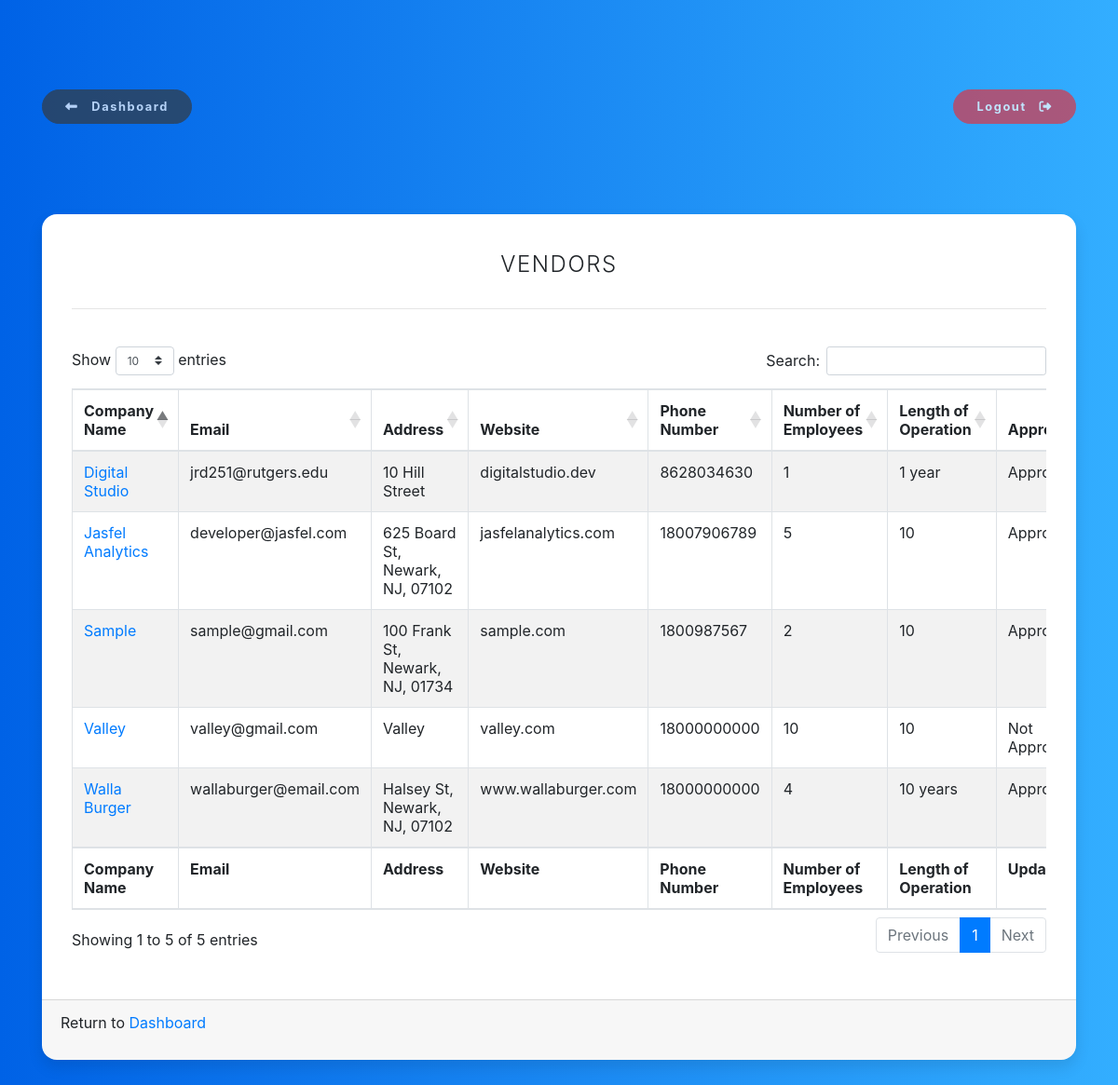
/advanced/, run on the app's committed database.
### users/models.py (models this page shows, shortened)
class User(AbstractBaseUser):
    email = models.EmailField(verbose_name="Email", max_length=60, unique=True)
    date_joined = models.DateTimeField(verbose_name="Date Joined", auto_now_add=True)
    last_login = models.DateTimeField(verbose_name="Last Login", auto_now_add=True)
    is_admin = models.BooleanField(default=False)
    is_active = models.BooleanField(default=True)
    is_staff = models.BooleanField(default=False)
    is_superuser = models.BooleanField(default=False)
    company_name = models.CharField(max_length=100, unique=False, verbose_name="Name of Business")
    legal_name = models.CharField(max_length=100, unique=False, verbose_name="Legal Name")
    address = models.CharField(max_length=100, unique=False, verbose_name="Address")
    business_type = models.CharField(max_length=100, unique=False, verbose_name="Type of Business")
    contact_name = models.CharField(max_length=100, unique=False, verbose_name="Contact Name")
    phone_number = models.CharField(max_length=12, blank=False, verbose_name="Contact Phone Number", help_text="Ex: 800-786-8765")
    website = models.CharField(max_length=30, unique=False, verbose_name="Website", help_text="Ex: www.example.com")
    bank_name = models.CharField(max_length=100, unique=False, verbose_name="Bank Name", default="", blank=True)
    branch_location = models.CharField(max_length=100, unique=False, verbose_name="Branch Location", default="", blank=True)
    aba_number = models.CharField(max_length=100, unique=False, verbose_name="ABA Number", default="", blank=True)
    account_number = models.CharField(max_length=100, unique=False, verbose_name="Account Number", default="", blank=True)
    banner = models.CharField(max_length=1000, choices=BANNER_CHOICES, verbose_name="Options")
    business_structure = models.CharField(max_length=1000, choices=BUSINESS_STRUCTURE_CHOICES, verbose_name="Business Structure")
    length_of_operation = models.CharField(max_length=100, unique=False, verbose_name="Length of Operation", help_text="Ex: 10 months")
    number_of_employees = models.CharField(max_length=100, unique=False, verbose_name="Number of Employees", help_text="Ex: 12 employees")
    location_type = MultiSelectField(choices=LOCATION_TYPE, unique=False, verbose_name="Does your business have a physical location? (Check all that apply)")
    speical_business = MultiSelectField(choices=SPECIAL_BUSINESS, unique=False, verbose_name="Is your business: (Check all that apply)")
    tax_credits = models.CharField(max_length=1000, choices=TAX_CREDIT_OPTIONS, verbose_name="Tax Credits")
    rate = models.CharField(choices=TAX_CREDITS_RATES, max_length=50, verbose_name="Percentage", default='', null=False)
    terms_conditions = models.CharField(choices=TERMS_CONDITIONS, blank=False, verbose_name="Terms & Coniditons", default='Agree', max_length=8)
    approved = models.CharField(choices=APPROVED_OPTIONS, default="NO", verbose_name="Application Approved", max_length=3)
    USERNAME_FIELD = 'email'
    REQUIRED_FIELDS = [
        'company_name','legal_name', 'address', 'business_type', 'contact_name', 'phone_number', 'website',
        'banner',
        'business_structure', 'length_of_operation', 'number_of_employees', 'location_type', 'speical_business',
        'terms_conditions'
    ]
    objects = Manager()

### users/views.py (the view)
# urls.py: path('advanced/', user_views.UserView.as_view(), name='advanced'),
class UserView(ListView):
    model = User
    template_name = "users/advanced.html"

### users/templates/users/advanced.html (shortened to what this page needs)
{% extends "users/base.html" %}
{% load crispy_forms_tags %}
{% block content %}
<section class="pricing py-5">
    <div class="container">
        {% include "users/back_logout.html" %}
        {% include "users/messages.html" %}
        <div class="row py-5">
            <div class="col-lg-12">
                <div class="card card-signin mb-5 mb-lg-0">
                    <div class="card-body">
                    <h5 class="card-title text-uppercase text-center">Vendors</h5>
                    <hr>
                    <table id="trans" class="table-bordered table table-condensed table-hover table-striped" style="width:100%">
                        <thead>
                            <tr>
                                <th>Company Name</th>
                                <th>Email</th>
                                <th>Address</th>
                                <th>Website</th>
                                <th>Phone Number</th>
                                <th>Number of Employees</th>
                                <th>Length of Operation</th>
                                <th>Approved</th>
                            </tr>
                        </thead>
                        <tbody>
                            {% for item in object_list %}
                            <tr>
                                <td><a href="{% url 'user-detail' item.pk %}">{{ item.company_name }}</a></td>
                                <td>{{ item.email }}</td>
                                <td>{{ item.address }}</td>
                                <td>{{ item.website }}</td>
                                <td>{{ item.phone_number }}</td>
                                <td>{{ item.number_of_employees }}</td>
                                <td>{{ item.length_of_operation }}</td>
                                <td>
                                    {% if item.approved == "YES" %}
                                        Approved&nbsp;&nbsp;&nbsp;&nbsp;
                                    {% endif %}
                                    {% if item.approved == "NO" %}
                                        Not Approved&nbsp;&nbsp;&nbsp;&nbsp;
                                    {% endif %}
                                </td>
                            </tr>
                            {% endfor %}
                        </tbody>
                        <tfoot>
                            <tr>
                                <th>Company Name</th>
                                <th>Email</th>
                                <th>Address</th>
                                <th>Website</th>
                                <th>Phone Number</th>
                                <th>Number of Employees</th>
                                <th>Length of Operation</th>
                                <th>Update</th>
                            </tr>
                        </tfoot>
                    </table>
                    </div>
                    <div class="card-footer">
                    <div class="row">
                        <div class="col-8">
                        <p>Return to <a href="{% url 'dashboard' %}">Dashboard</a></p>
                        </div>
                    </div>
                    </div>
                </div>
            </div>
        </div>
    </div>
</section>
{% endblock content %}

### users/templates/users/base.html (style rules this page uses)
body { background: #007bff; background: linear-gradient(to right, #0062E6, #33AEFF); }
section.pricing { background: #007bff; background: linear-gradient(to right, #0062E6, #33AEFF); }
.pricing .card { border: none; border-radius: 1rem; transition: all 0.2s; box-shadow: 0 0.5rem 1rem 0 rgba(0, 0, 0, 0.1); }
.pricing hr { margin: 1.5rem 0; }
.pricing .card-title { margin: 0.5rem 0; font-size: 0.9rem; letter-spacing: .1rem; font-weight: bold; }
:root { --input-padding-x: 1.5rem; --input-padding-y: .75rem; }
.card-signin { border: 0; border-radius: 1rem; box-shadow: 0 0.5rem 1rem 0 rgba(0, 0, 0, 0.1); overflow: hidden; }
.card-signin .card-title { margin-bottom: 2rem; font-weight: 300; font-size: 1.5rem; }
.card-signin .card-body { padding: 2rem; }

### data on the page
User: company_name "Digital Studio", email "jrd251@rutgers.edu", address "10 Hill Street", website "digitalstudio.dev", phone_number "8628034630", number_of_employees "1", length_of_operation "1 year", approved "Approved"
User: company_name "Jasfel Analytics", email "developer@jasfel.com", address "625 Board St, Newark, NJ, 07102", website "jasfelanalytics.com", phone_number "18007906789", number_of_employees "5", length_of_operation "10", approved "Approved"
User: company_name "Sample", email "sample@gmail.com", address "100 Frank St, Newark, NJ, 01734", website "sample.com", phone_number "1800987567", number_of_employees "2", length_of_operation "10", approved "Approved"
User: company_name "Valley", email "valley@gmail.com", address "Valley", website "valley.com", phone_number "18000000000", number_of_employees "10", length_of_operation "10", approved "Not…"
User: company_name "Walla Burger", email "wallaburger@email.com", address "Halsey St, Newark, NJ, 07102", website "www.wallaburger.com", phone_number "18000000000", number_of_employees "4", length_of_operation "10 years", approved "Approved"
